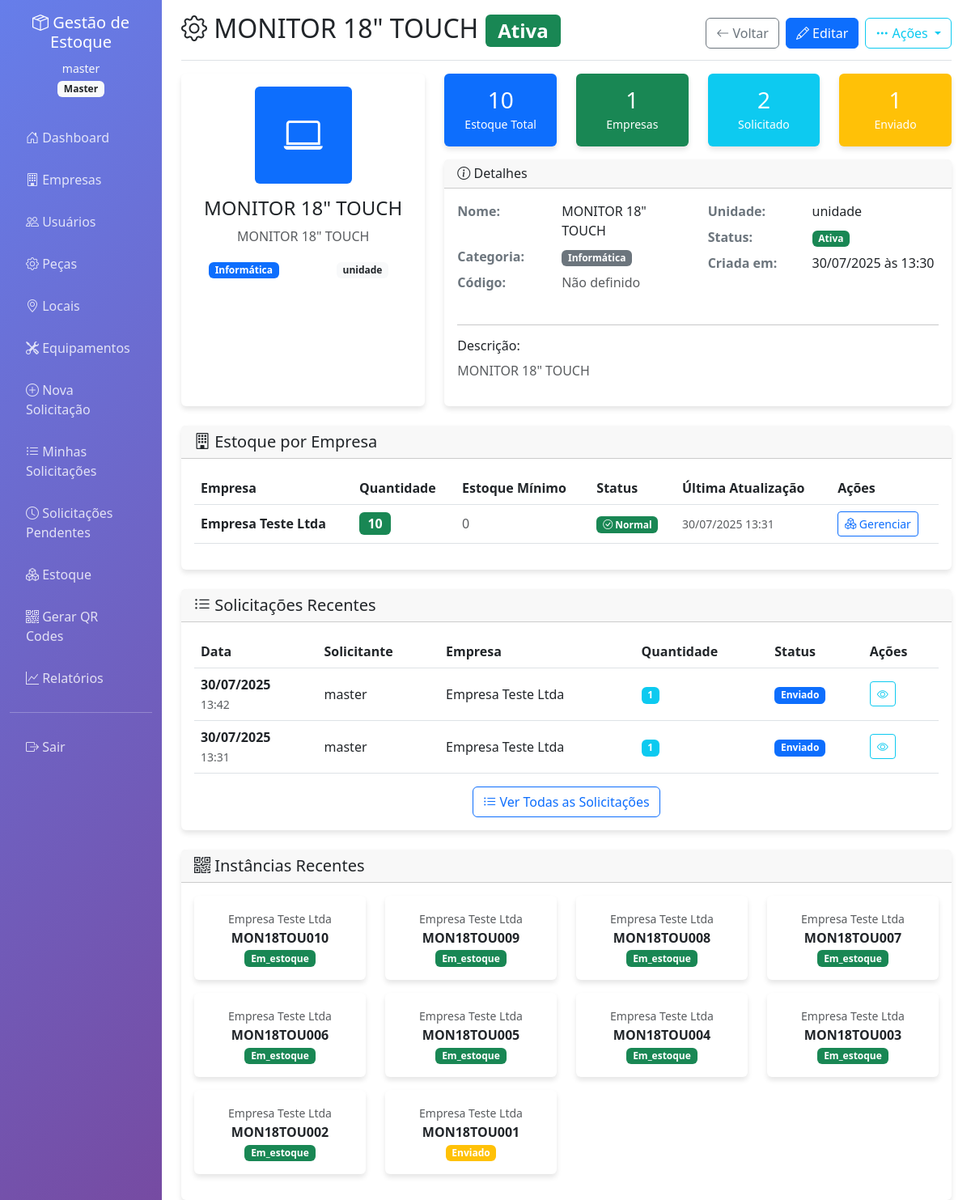
The app's page /parts/5/view (signed in), older data.
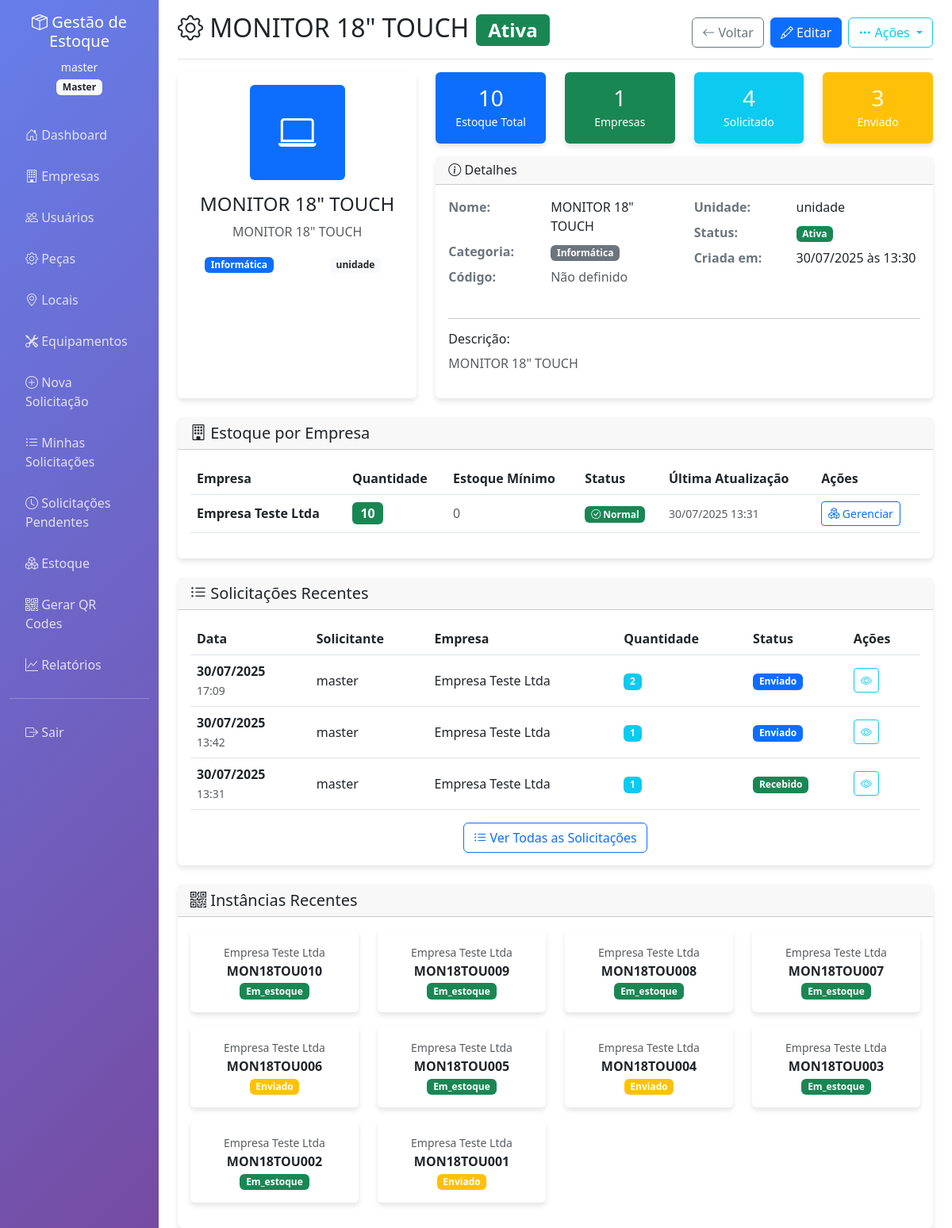
The same page, newer data.
### app.py (models this page shows)
class Stock(db.Model):
    id = db.Column(db.Integer, primary_key=True)
    part_id = db.Column(db.Integer, db.ForeignKey('part.id'), nullable=False)
    company_id = db.Column(db.Integer, db.ForeignKey('company.id'), nullable=False)
    quantity = db.Column(db.Integer, default=0)
    min_quantity = db.Column(db.Integer, default=0)  # estoque mínimo
    last_updated = db.Column(db.DateTime, default=datetime.utcnow)
    part = db.relationship('Part', backref='stocks')
    company = db.relationship('Company', backref='stocks')

class Company(db.Model):
    id = db.Column(db.Integer, primary_key=True)
    name = db.Column(db.String(100), nullable=False)
    cnpj = db.Column(db.String(20), unique=True)
    address = db.Column(db.Text)
    contact_email = db.Column(db.String(120))
    is_active = db.Column(db.Boolean, default=True)
    created_at = db.Column(db.DateTime, default=datetime.utcnow)

class Request(db.Model):
    id = db.Column(db.Integer, primary_key=True)
    requester_id = db.Column(db.Integer, db.ForeignKey('user.id'), nullable=False)
    company_id = db.Column(db.Integer, db.ForeignKey('company.id'), nullable=False)
    location_id = db.Column(db.Integer, db.ForeignKey('location.id'), nullable=False)
    equipment_id = db.Column(db.Integer, db.ForeignKey('equipment.id'), nullable=True)
    status = db.Column(db.String(20), default='pendente')  # pendente, enviado, recebido, cancelado
    notes = db.Column(db.Text)
    created_at = db.Column(db.DateTime, default=datetime.utcnow)
    requester = db.relationship('User', backref='requests')
    company = db.relationship('Company', backref='requests')
    location = db.relationship('Location', backref='requests')
    equipment = db.relationship('Equipment', backref='equipment_requests')

class User(UserMixin, db.Model):
    id = db.Column(db.Integer, primary_key=True)
    username = db.Column(db.String(80), unique=True, nullable=False)
    email = db.Column(db.String(120), unique=True, nullable=False)
    password_hash = db.Column(db.String(255), nullable=False)
    role = db.Column(db.String(20), nullable=False)  # master, admin, solicitante, receptor
    company_id = db.Column(db.Integer, db.ForeignKey('company.id'), nullable=True)
    is_active = db.Column(db.Boolean, default=True)
    created_at = db.Column(db.DateTime, default=datetime.utcnow)
    company = db.relationship('Company', backref='users')

class RequestItem(db.Model):
    id = db.Column(db.Integer, primary_key=True)
    request_id = db.Column(db.Integer, db.ForeignKey('request.id'), nullable=False)
    part_id = db.Column(db.Integer, db.ForeignKey('part.id'), nullable=False)
    quantity_requested = db.Column(db.Integer, nullable=False)
    quantity_sent = db.Column(db.Integer, default=0)
    quantity_received = db.Column(db.Integer, default=0)
    request = db.relationship('Request', backref='items')
    part = db.relationship('Part', backref='request_items')

class PartInstance(db.Model):
    id = db.Column(db.Integer, primary_key=True)
    part_id = db.Column(db.Integer, db.ForeignKey('part.id'), nullable=False)
    company_id = db.Column(db.Integer, db.ForeignKey('company.id'), nullable=False)
    unique_code = db.Column(db.String(50), unique=True, nullable=False)  # ex: MONITOR17"001
    qr_code = db.Column(db.Text)  # QR code em base64
    status = db.Column(db.String(20), default='em_estoque')  # em_estoque, enviado, recebido
    created_at = db.Column(db.DateTime, default=datetime.utcnow)
    sent_at = db.Column(db.DateTime)
    received_at = db.Column(db.DateTime)
    warranty_expires = db.Column(db.Date)
    part = db.relationship('Part', backref='instances')
    company = db.relationship('Company', backref='part_instances')

### app.py (the view)
@app.route('/parts/<int:id>/view')
@login_required
def view_part(id):
    part = Part.query.get_or_404(id)
    total_stock = 0
    total_companies = 0
    total_requests = 0
    total_sent = 0
    total_received = 0
    for stock in part.stocks:
        total_stock += stock.quantity
        total_companies += 1
    for request_item in part.request_items:
        total_requests += request_item.quantity_requested
        total_sent += request_item.quantity_sent
        total_received += request_item.quantity_received
    recent_requests = db.session.query(Request, RequestItem).join(RequestItem).filter(
        RequestItem.part_id == part.id
    ).order_by(Request.created_at.desc()).limit(10).all()
    instances = PartInstance.query.filter_by(part_id=part.id).order_by(PartInstance.created_at.desc()).limit(20).all()
    context = {
        'part': part,
        'total_stock': total_stock,
        'total_companies': total_companies,
        'total_requests': total_requests,
        'total_sent': total_sent,
        'total_received': total_received,
        'recent_requests': recent_requests,
        'instances': instances
    }
    return render_template('view_part.html', **context)

### app.py (called while the page is built)
@app.context_processor
def inject_now():
    return {'now': datetime.utcnow()}

@login_manager.user_loader
def load_user(user_id):
    return User.query.get(int(user_id))

### templates/view_part.html (shortened to what the changed rows need)
{% extends "base.html" %}
{% block content %}
<div class="d-flex justify-content-between flex-wrap flex-md-nowrap align-items-center pt-3 pb-2 mb-3 border-bottom">
    <h1 class="h2">
        <i class="bi bi-gear"></i> {{ part.name }}
        <span class="badge {{ 'bg-success' if part.is_active else 'bg-secondary' }}">
            {{ 'Ativa' if part.is_active else 'Inativa' }}
        </span>
    </h1>
</div>
<div class="row mb-4">
    <div class="col-md-8">
        <div class="row">
            <div class="col-md-3 mb-3">
                <div class="card bg-info text-white">
                    <div class="card-body text-center">
                        <div class="h3 mb-0">{{ total_requests }}</div>
                        <small>Solicitado</small>
                    </div>
                </div>
            </div>
            <div class="col-md-3 mb-3">
                <div class="card bg-warning text-white">
                    <div class="card-body text-center">
                        <div class="h3 mb-0">{{ total_sent }}</div>
                        <small>Enviado</small>
                    </div>
                </div>
            </div>
        </div>
    </div>
</div>
{% if part.stocks %}
<div class="card mb-4">
    <div class="card-body">
        <div class="table-responsive">
            <table class="table table-hover">
                <thead>
                    <tr>
                        <th>Empresa</th>
                        <th>Quantidade</th>
                        <th>Estoque Mínimo</th>
                        <th>Status</th>
                        <th>Última Atualização</th>
                        <th>Ações</th>
                    </tr>
                </thead>
                <tbody>
                    {% for stock in part.stocks %}
                    {% if current_user.role == 'master' or stock.company_id == current_user.company_id %}
                    <tr>
                        <td>
                            <strong>{{ stock.company.name }}</strong>
                        </td>
                        <td>
                            <span class="badge bg-{{ 'success' if stock.quantity > stock.min_quantity else 'warning' if stock.quantity > 0 else 'danger' }} fs-6">
                                {{ stock.quantity }}
                            </span>
                        </td>
                        <td>
                            <span class="text-muted">{{ stock.min_quantity }}</span>
                        </td>
                        <td>
                            {% if stock.quantity <= stock.min_quantity %}
                            <span class="badge bg-warning">
                                <i class="bi bi-exclamation-triangle"></i> Baixo
                            </span>
                            {% elif stock.quantity == 0 %}
                            <span class="badge bg-danger">
                                <i class="bi bi-x-circle"></i> Esgotado
                            </span>
                            {% else %}
                            <span class="badge bg-success">
                                <i class="bi bi-check-circle"></i> Normal
                            </span>
                            {% endif %}
                        </td>
                        <td>
                            <small class="text-muted">
                                {{ stock.last_updated.strftime('%d/%m/%Y %H:%M') }}
                            </small>
                        </td>
                        <td>
                            <a href="{{ url_for('manage_stock') }}?company_id={{ stock.company_id }}&part_id={{ part.id }}"
                               class="btn btn-sm btn-outline-primary">
                                <i class="bi bi-boxes"></i> Gerenciar
                            </a>
                        </td>
                    </tr>
                    {% endif %}
                    {% endfor %}
                </tbody>
            </table>
        </div>
    </div>
</div>
{% endif %}
{% if recent_requests %}
<div class="card mb-4">
    <div class="card-body">
        <div class="table-responsive">
            <table class="table table-hover">
                <thead>
                    <tr>
                        <th>Data</th>
                        <th>Solicitante</th>
                        <th>Empresa</th>
                        <th>Quantidade</th>
                        <th>Status</th>
                        <th>Ações</th>
                    </tr>
                </thead>
                <tbody>
                    {% for request, request_item in recent_requests %}
                    {% if current_user.role == 'master' or request.company_id == current_user.company_id %}
                    <tr>
                        <td>
                            <strong>{{ request.created_at.strftime('%d/%m/%Y') }}</strong><br>
                            <small class="text-muted">{{ request.created_at.strftime('%H:%M') }}</small>
                        </td>
                        <td>
                            {{ request.requester.username }}
                        </td>
                        <td>
                            {{ request.company.name }}
                        </td>
                        <td>
                            <span class="badge bg-info">
                                {{ request_item.quantity_requested }}
                            </span>
                        </td>
                        <td>
                            <span class="badge
                                {% if request.status == 'pendente' %}bg-warning
                                {% elif request.status == 'enviado' %}bg-primary
                                {% elif request.status == 'recebido' %}bg-success
                                {% else %}bg-secondary
                                {% endif %}">
                                {{ request.status|title }}
                            </span>
                        </td>
                        <td>
                            <a href="{{ url_for('view_request', id=request.id) }}"
                               class="btn btn-sm btn-outline-info">
                                <i class="bi bi-eye"></i>
                            </a>
                        </td>
                    </tr>
                    {% endif %}
                    {% endfor %}
                </tbody>
            </table>
        </div>
    </div>
</div>
{% endif %}
{% if instances %}
<div class="card">
    <div class="card-body">
        <div class="row">
            {% for instance in instances[:12] %}
            {% if current_user.role == 'master' or instance.company_id == current_user.company_id %}
            <div class="col-md-4 col-lg-3 mb-3">
                <div class="card border-{{ 'success' if instance.status == 'em_estoque' else 'warning' if instance.status == 'enviado' else 'info' }}">
                    <div class="card-body p-3">
                        <div class="text-center">
                            <small class="text-muted">{{ instance.company.name }}</small><br>
                            <strong>{{ instance.unique_code }}</strong><br>
                            <span class="badge bg-{{ 'success' if instance.status == 'em_estoque' else 'warning' if instance.status == 'enviado' else 'info' }}">
                                {{ instance.status|title }}
                            </span>
                        </div>
                    </div>
                </div>
            </div>
            {% endif %}
            {% endfor %}
        </div>
    </div>
</div>
{% endif %}
{% endblock %}

Row changes from the older to the newer data that the page shows:
added Request: created_at "30/07/2025", created_at "17:09", requester.username "master", company.name "Empresa Teste Ltda", quantity_requested "2", status "Enviado"
changed Request: status "Enviado" → "Recebido"
changed PartInstance "MON18TOU006": status "Em_estoque" → "Enviado"
changed PartInstance "MON18TOU004": status "Em_estoque" → "Enviado"
Text that changed along with them:
{{ total_requests }}: "2" → "4"
{{ total_sent }}: "1" → "3"
